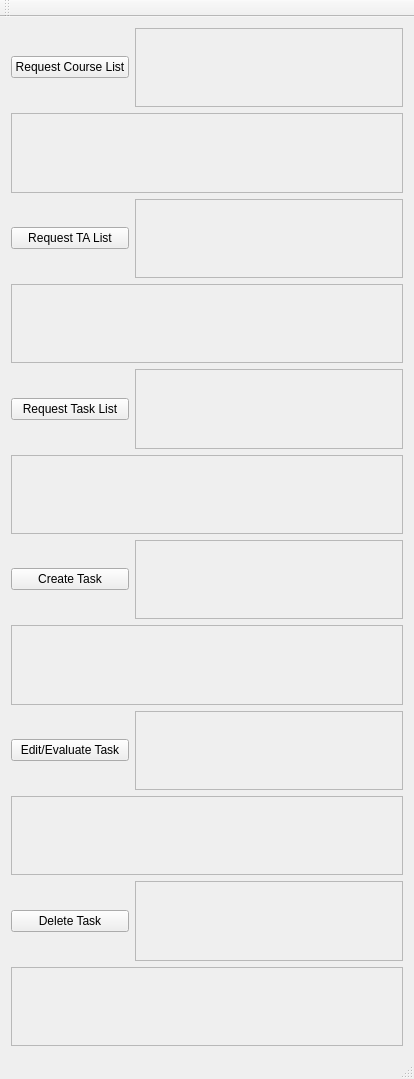
<?xml version="1.0" encoding="UTF-8"?>
<ui version="4.0">
 <class>MainWindow</class>
 <widget class="QMainWindow" name="MainWindow">
  <property name="enabled">
   <bool>true</bool>
  </property>
  <property name="geometry">
   <rect>
    <x>0</x>
    <y>0</y>
    <width>414</width>
    <height>1079</height>
   </rect>
  </property>
  <property name="windowTitle">
   <string>MainWindow</string>
  </property>
  <widget class="QWidget" name="centralWidget">
   <property name="maximumSize">
    <size>
     <width>16777215</width>
     <height>16777215</height>
    </size>
   </property>
   <property name="cursor">
    <cursorShape>ArrowCursor</cursorShape>
   </property>
   <layout class="QGridLayout" name="gridLayout">
    <property name="sizeConstraint">
     <enum>QLayout::SetDefaultConstraint</enum>
    </property>
    <item row="3" column="1">
     <widget class="QTextEdit" name="taListTextEdit">
      <property name="enabled">
       <bool>false</bool>
      </property>
      <property name="verticalScrollBarPolicy">
       <enum>Qt::ScrollBarAlwaysOff</enum>
      </property>
      <property name="horizontalScrollBarPolicy">
       <enum>Qt::ScrollBarAlwaysOff</enum>
      </property>
     </widget>
    </item>
    <item row="2" column="0" colspan="2">
     <widget class="QTextEdit" name="courseListInfotextEdit">
      <property name="enabled">
       <bool>false</bool>
      </property>
      <property name="verticalScrollBarPolicy">
       <enum>Qt::ScrollBarAlwaysOff</enum>
      </property>
      <property name="horizontalScrollBarPolicy">
       <enum>Qt::ScrollBarAlwaysOff</enum>
      </property>
     </widget>
    </item>
    <item row="9" column="0">
     <widget class="QPushButton" name="editButton">
      <property name="text">
       <string>Edit/Evaluate Task</string>
      </property>
     </widget>
    </item>
    <item row="5" column="0">
     <widget class="QPushButton" name="taskListButton">
      <property name="text">
       <string>Request Task List</string>
      </property>
     </widget>
    </item>
    <item row="11" column="0">
     <widget class="QPushButton" name="deleteButton">
      <property name="text">
       <string>Delete Task</string>
      </property>
     </widget>
    </item>
    <item row="0" column="1">
     <widget class="QTextEdit" name="courseListTextEdit">
      <property name="enabled">
       <bool>false</bool>
      </property>
      <property name="autoFillBackground">
       <bool>false</bool>
      </property>
      <property name="verticalScrollBarPolicy">
       <enum>Qt::ScrollBarAlwaysOff</enum>
      </property>
      <property name="horizontalScrollBarPolicy">
       <enum>Qt::ScrollBarAlwaysOff</enum>
      </property>
     </widget>
    </item>
    <item row="4" column="0" colspan="2">
     <widget class="QTextEdit" name="taListInfoTextEdit">
      <property name="enabled">
       <bool>false</bool>
      </property>
      <property name="verticalScrollBarPolicy">
       <enum>Qt::ScrollBarAlwaysOff</enum>
      </property>
      <property name="horizontalScrollBarPolicy">
       <enum>Qt::ScrollBarAlwaysOff</enum>
      </property>
     </widget>
    </item>
    <item row="0" column="0">
     <widget class="QPushButton" name="courseListButton">
      <property name="text">
       <string>Request Course List</string>
      </property>
     </widget>
    </item>
    <item row="7" column="1">
     <widget class="QTextEdit" name="createTextEdit">
      <property name="enabled">
       <bool>false</bool>
      </property>
      <property name="verticalScrollBarPolicy">
       <enum>Qt::ScrollBarAlwaysOff</enum>
      </property>
      <property name="horizontalScrollBarPolicy">
       <enum>Qt::ScrollBarAlwaysOff</enum>
      </property>
     </widget>
    </item>
    <item row="11" column="1">
     <widget class="QTextEdit" name="deleteTextEdit">
      <property name="enabled">
       <bool>false</bool>
      </property>
      <property name="verticalScrollBarPolicy">
       <enum>Qt::ScrollBarAlwaysOff</enum>
      </property>
      <property name="horizontalScrollBarPolicy">
       <enum>Qt::ScrollBarAlwaysOff</enum>
      </property>
     </widget>
    </item>
    <item row="7" column="0">
     <widget class="QPushButton" name="createButton">
      <property name="text">
       <string>Create Task</string>
      </property>
     </widget>
    </item>
    <item row="5" column="1">
     <widget class="QTextEdit" name="taskListTextEdit">
      <property name="enabled">
       <bool>false</bool>
      </property>
      <property name="verticalScrollBarPolicy">
       <enum>Qt::ScrollBarAlwaysOff</enum>
      </property>
      <property name="horizontalScrollBarPolicy">
       <enum>Qt::ScrollBarAlwaysOff</enum>
      </property>
     </widget>
    </item>
    <item row="6" column="0" colspan="2">
     <widget class="QTextEdit" name="taskListInfoTextEdit">
      <property name="enabled">
       <bool>false</bool>
      </property>
      <property name="verticalScrollBarPolicy">
       <enum>Qt::ScrollBarAlwaysOff</enum>
      </property>
      <property name="horizontalScrollBarPolicy">
       <enum>Qt::ScrollBarAlwaysOff</enum>
      </property>
     </widget>
    </item>
    <item row="3" column="0">
     <widget class="QPushButton" name="taListButton">
      <property name="text">
       <string>Request TA List</string>
      </property>
     </widget>
    </item>
    <item row="8" column="0" colspan="2">
     <widget class="QTextEdit" name="createInfoTextEdit">
      <property name="enabled">
       <bool>false</bool>
      </property>
      <property name="verticalScrollBarPolicy">
       <enum>Qt::ScrollBarAlwaysOff</enum>
      </property>
      <property name="horizontalScrollBarPolicy">
       <enum>Qt::ScrollBarAlwaysOff</enum>
      </property>
     </widget>
    </item>
    <item row="9" column="1">
     <widget class="QTextEdit" name="editTextEdit">
      <property name="enabled">
       <bool>false</bool>
      </property>
      <property name="verticalScrollBarPolicy">
       <enum>Qt::ScrollBarAlwaysOff</enum>
      </property>
      <property name="horizontalScrollBarPolicy">
       <enum>Qt::ScrollBarAlwaysOff</enum>
      </property>
     </widget>
    </item>
    <item row="10" column="0" colspan="2">
     <widget class="QTextEdit" name="editInfoTextEdit">
      <property name="enabled">
       <bool>false</bool>
      </property>
      <property name="verticalScrollBarPolicy">
       <enum>Qt::ScrollBarAlwaysOff</enum>
      </property>
      <property name="horizontalScrollBarPolicy">
       <enum>Qt::ScrollBarAlwaysOff</enum>
      </property>
     </widget>
    </item>
    <item row="12" column="0" colspan="2">
     <widget class="QTextEdit" name="deleteInfoTextEdit">
      <property name="enabled">
       <bool>false</bool>
      </property>
      <property name="verticalScrollBarPolicy">
       <enum>Qt::ScrollBarAlwaysOff</enum>
      </property>
      <property name="horizontalScrollBarPolicy">
       <enum>Qt::ScrollBarAlwaysOff</enum>
      </property>
     </widget>
    </item>
   </layout>
   <zorder>courseListButton</zorder>
   <zorder>courseListTextEdit</zorder>
   <zorder>taListButton</zorder>
   <zorder>taListTextEdit</zorder>
   <zorder>taskListButton</zorder>
   <zorder>taskListTextEdit</zorder>
   <zorder>courseListInfotextEdit</zorder>
   <zorder>createButton</zorder>
   <zorder>createTextEdit</zorder>
   <zorder>editButton</zorder>
   <zorder>editTextEdit</zorder>
   <zorder>deleteButton</zorder>
   <zorder>deleteTextEdit</zorder>
   <zorder>taListInfoTextEdit</zorder>
   <zorder>taskListInfoTextEdit</zorder>
   <zorder>createInfoTextEdit</zorder>
   <zorder>editInfoTextEdit</zorder>
   <zorder>deleteInfoTextEdit</zorder>
  </widget>
  <widget class="QMenuBar" name="menuBar">
   <property name="geometry">
    <rect>
     <x>0</x>
     <y>0</y>
     <width>414</width>
     <height>24</height>
    </rect>
   </property>
  </widget>
  <widget class="QToolBar" name="mainToolBar">
   <attribute name="toolBarArea">
    <enum>TopToolBarArea</enum>
   </attribute>
   <attribute name="toolBarBreak">
    <bool>false</bool>
   </attribute>
  </widget>
  <widget class="QStatusBar" name="statusBar"/>
 </widget>
 <layoutdefault spacing="6" margin="11"/>
 <resources/>
 <connections/>
</ui>
